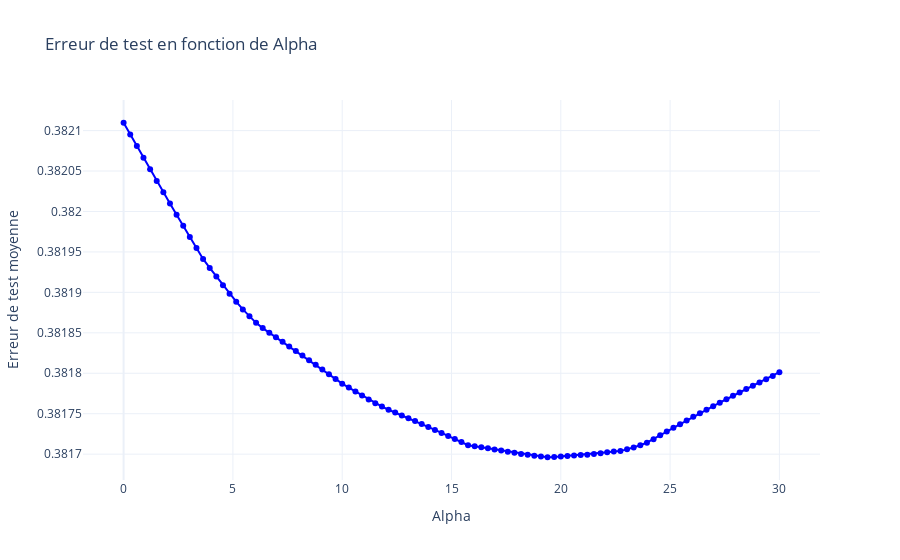
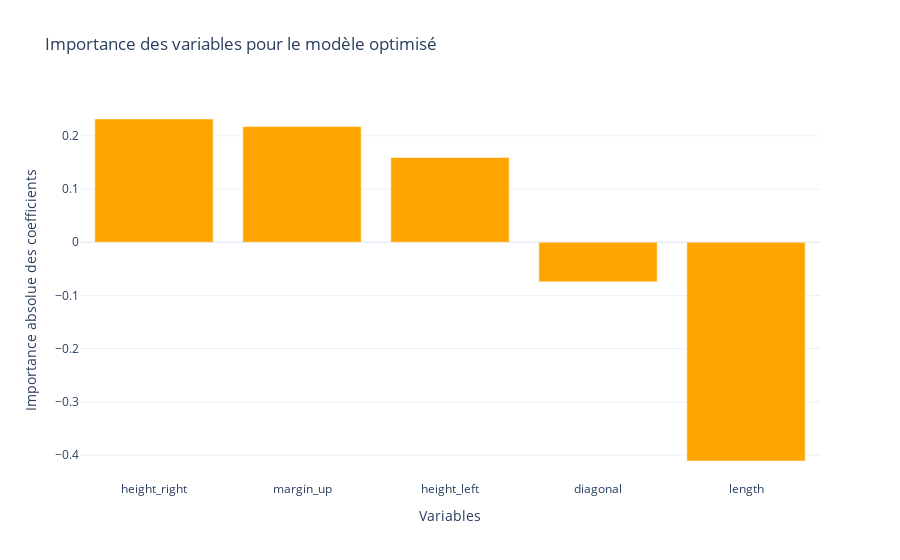

The notebook cell saved with these charts, in order:
### Markdown cell above
### En utilisant la MAE

### Code cell
model_optimisation(linear_model.Ridge(), "neg_mean_absolute_error", X_train, y_train, np.linspace(1e-10, 30, 100), X_test, y_test, feature_names)

### Figure 1 — Plotly figure (JSON) as saved in the notebook; plotly's stock layout.template omitted (floating-point values rounded to 4 significant figures)
{"data": [{"line": {"color": "blue"}, "mode": "lines+markers", "name": "Erreur de test moyenne", "type": "scatter", "x": [1e-10, 0.303, 0.6061, 0.9091, 1.212, 1.515, 1.818, 2.121, 2.424, 2.727, 3.03, 3.333, 3.636, 3.939, 4.242, 4.545, 4.848, 5.152, 5.455, 5.758, 6.061, 6.364, 6.667, 6.97, 7.273, 7.576, 7.879, 8.182, 8.485, 8.788, 9.091, 9.394, 9.697, 10.0, 10.3, 10.61, 10.91, 11.21, 11.52, 11.82, 12.12, 12.42, 12.73, 13.03, 13.33, 13.64, 13.94, 14.24, 14.55, 14.85, 15.15, 15.45, 15.76, 16.06, 16.36, 16.67, 16.97, 17.27, 17.58, 17.88, 18.18, 18.48, 18.79, 19.09, 19.39, 19.7, 20.0, 20.3, 20.61, 20.91, 21.21, 21.52, 21.82, 22.12, 22.42, 22.73, 23.03, 23.33, 23.64, 23.94, 24.24, 24.55, 24.85, 25.15, 25.45, 25.76, 26.06, 26.36, 26.67, 26.97, 27.27, 27.58, 27.88, 28.18, 28.48, 28.79, 29.09, 29.39, 29.7, 30], "y": [0.3821, 0.3821, 0.3821, 0.3821, 0.3821, 0.382, 0.382, 0.382, 0.382, 0.382, 0.382, 0.382, 0.3819, 0.3819, 0.3819, 0.3819, 0.3819, 0.3819, 0.3819, 0.3819, 0.3819, 0.3819, 0.3819, 0.3818, 0.3818, 0.3818, 0.3818, 0.3818, 0.3818, 0.3818, 0.3818, 0.3818, 0.3818, 0.3818, 0.3818, 0.3818, 0.3818, 0.3818, 0.3818, 0.3818, 0.3818, 0.3818, 0.3817, 0.3817, 0.3817, 0.3817, 0.3817, 0.3817, 0.3817, 0.3817, 0.3817, 0.3817, 0.3817, 0.3817, 0.3817, 0.3817, 0.3817, 0.3817, 0.3817, 0.3817, 0.3817, 0.3817, 0.3817, 0.3817, 0.3817, 0.3817, 0.3817, 0.3817, 0.3817, 0.3817, 0.3817, 0.3817, 0.3817, 0.3817, 0.3817, 0.3817, 0.3817, 0.3817, 0.3817, 0.3817, 0.3817, 0.3817, 0.3817, 0.3817, 0.3817, 0.3817, 0.3817, 0.3818, 0.3818, 0.3818, 0.3818, 0.3818, 0.3818, 0.3818, 0.3818, 0.3818, 0.3818, 0.3818, 0.3818, 0.3818]}], "layout": {"autosize": true, "title": {"text": "Erreur de test en fonction de Alpha"}, "xaxis": {"autorange": true, "range": [-1.851, 31.85], "title": {"text": "Alpha"}, "type": "linear"}, "yaxis": {"autorange": true, "range": [0.3817, 0.3821], "title": {"text": "Erreur de test moyenne"}, "type": "linear"}}}

### Figure 2 — Plotly figure (JSON) as saved in the notebook; plotly's stock layout.template omitted (floating-point values rounded to 4 significant figures)
{"data": [{"marker": {"color": "orange"}, "name": "Importance des variables", "type": "bar", "x": ["height_right", "margin_up", "height_left", "diagonal", "length"], "y": [0.2317, 0.2174, 0.1595, -0.07443, -0.4112]}], "layout": {"autosize": true, "title": {"text": "Importance des variables pour le modèle optimisé"}, "xaxis": {"autorange": true, "range": [-0.5, 4.5], "title": {"text": "Variables"}, "type": "category"}, "yaxis": {"autorange": true, "range": [-0.4469, 0.2674], "title": {"text": "Importance absolue des coefficients"}, "type": "linear"}}}
